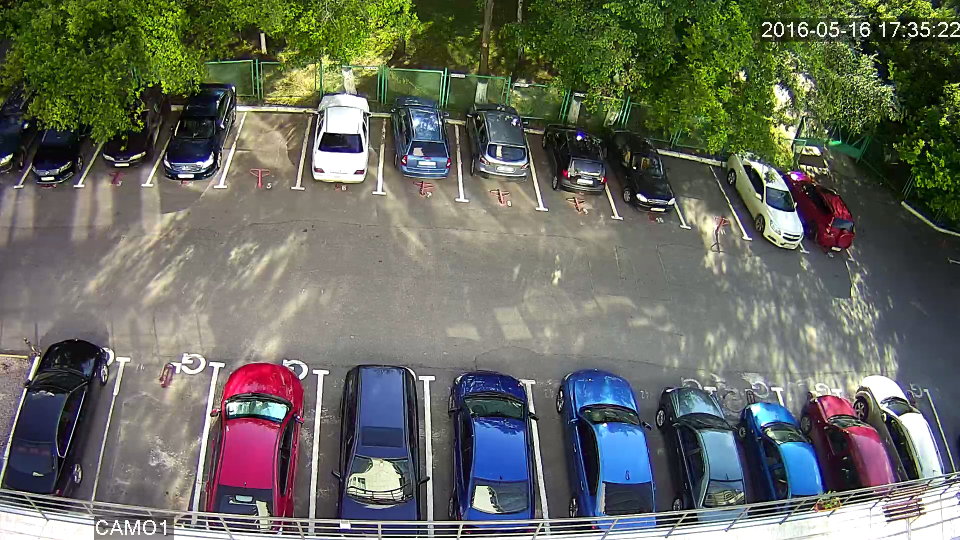
//> input picture camera1/20160516_173523.png, 1920 x 1080 px (shown at 1/2 size)
$ ./conturingOutputIT ../camera1/20160516_173523.png   (built with g++ and OpenCV 4)
//> lines starting //> are read from the running program, lines starting //| are printed output that depends on the picture; after the words box and inside, x2 and y2 are one past the last pixel; in counts of white or black regions, pixels touching at a corner belong together
### clust/recognition.h
#pragma RECOGNITION_H

/****************************************************************************
* 				Akhmedov Rolan -- rolan.kharkiv@gmail.com					*
*						18 May 2016 -- version 0.9							*
* 		CV approach is based on k-means clustering and ... conturing		*
*			Open source lib is in use: OpenCV (GNU Licence GPLv2)			*
****************************************************************************/

#include "opencv2/highgui/highgui.hpp"
#include "opencv2/imgproc/imgproc.hpp"

class Recognition {
public:
	Recognition(short unsigned conturThresh = 200);
	cv::Mat buildConturs(cv::Mat image);
	cv::Mat buildCluster(cv::Mat image);

	void setImgScale(short unsigned val);
	short unsigned getImgScale();

	void setClusteringAttemps(short unsigned val);
	short unsigned getClusteringAttemps();

	void setClusteringIterations(unsigned val);
	unsigned getClusteringIterations();

	void setClusteringEps(double val);
	double getClusteringEps();

private:
	cv::Mat minimize(cv::Mat src, int scale);

	const static short unsigned clusterNum = 2;
	short unsigned conturThresh;
	short unsigned imgScale;
	short unsigned clusteringAttemps;
	unsigned clusteringIterations;
	double clusteringEps;
};

### parking/spot.h
#pragma once

/********************************************************************
*			Akhmedov Rolan -- rolan.kharkiv@gmail.com				*
*					19 May 2016 -- version 0.9						*
* 						Parking Spot Entity							*
********************************************************************/

#include <vector>
#include <string>
#include "opencv2/highgui/highgui.hpp"

enum SpotStatus {vacant, busy, unknown};

class Spot {
public:
	Spot(unsigned num, std::vector<cv::Point> ctr, std::string gps);
	void setDefaultFill(unsigned pixelCount);
	void setStatus(SpotStatus sts);
	void track();
	void untrack();

	unsigned getDefaultFill();
	std::string getGPS();
	std::vector<cv::Point> getCountur();
	unsigned getNumber();
	bool isTrackable();
	SpotStatus getStatus();

private:
	unsigned defaultFill;
	std::vector<cv::Point> countur;
	unsigned number;
	bool trackable;
	SpotStatus status;
	std::string gpsLocation;
};

### parking/camera.h
#pragma once

/********************************************************************
*			Akhmedov Rolan -- rolan.kharkiv@gmail.com				*
*					18 May 2016 -- version 0.9						*
* 	Camera object stores all the data about a part of the parking	*
*	All coverd spots can be managed only by one camera (v.0.9)		*
********************************************************************/

#include <list>
#include <iterator>
#include "spot.h"
#include "opencv2/highgui/highgui.hpp"
#include "opencv2/imgproc/imgproc.hpp"

class Camera {
public:
	Camera(unsigned num, std::list<Spot> spotConfiguration,
		std::vector<std::vector<cv::Point> > roadMask);

	unsigned getID();
	std::vector<unsigned> getSpotNumbers();
	SpotStatus getSpotStatus(unsigned spotNum);
	std::string getSpotGPS(unsigned spotNum);
	std::vector<cv::Point> getSpotContour(unsigned spotNum);
	unsigned getDefaultFill(unsigned spotNum);
	void setSpotStatus(unsigned spotNum, SpotStatus sts);
	// RoadStatus getRoadStatus(); TODO: not implemented
	// getVideoStream(); TODO: not implemented
	// getSpotStatusMask(); TODO: not implemented
private:
	std::vector<std::vector<cv::Point> > roadCountur;
	std::list<Spot> spotEntity;
	unsigned number;
};

### clust/imgutils.h
#pragma once

/********************************************************************
*			Akhmedov Rolan -- rolan.kharkiv@gmail.com				*
*					18 May 2016 -- version 0.9						*
* 		Some usefull utils for parking video monitoring system		*
*		Open source lib is in use: OpenCV (GNU Licence GPLv2)		*
********************************************************************/

#include "opencv2/highgui/highgui.hpp"
#include "opencv2/imgproc/imgproc.hpp"
#include "opencv2/imgcodecs.hpp"
#include "../parking/camera.h"

struct Conturs {
	// [7 lines left out: function Conturs, not called in this run]
	cv::Mat edges;
	std::vector<cv::Vec4i> hierarchy;
	std::vector<std::vector<cv::Point> > location;
};

class ImgUtils {
public:
	static cv::Mat minimize(cv::Mat src, int scale);
	static void drowSpotStatus(Camera cam1, cv::Mat *screen, int markerSize = 15);
	static cv::Point2f getCounturCenter(std::vector<cv::Point> countur);
	static bool isPointInside(cv::Point dot, std::vector<cv::Point> countur);
	// color can be any exapt black
	static cv::Mat drawConturs(Conturs contours);
	static cv::Mat drawConturs(Conturs contours, cv::Scalar color);
};

### test/conturingOutputIT.cpp
#include "../clust/imgutils.h"
#include "../clust/recognition.h"
#include "opencv2/highgui/highgui.hpp"
#include "opencv2/imgproc/imgproc.hpp"
#include <iostream>

int main(int argc, char* argv[])
{

	int conturThresh = 471;
	cv::Mat edges;
	cv::Mat loadedImage = cv::imread(argv[1]);
//> loadedImage is the input picture: 1080 rows x 1920 cols, CV_8UC3; mean B, G, R 95.5, 106.1, 103.1

	cv::cvtColor( loadedImage, loadedImage, CV_BGR2GRAY );
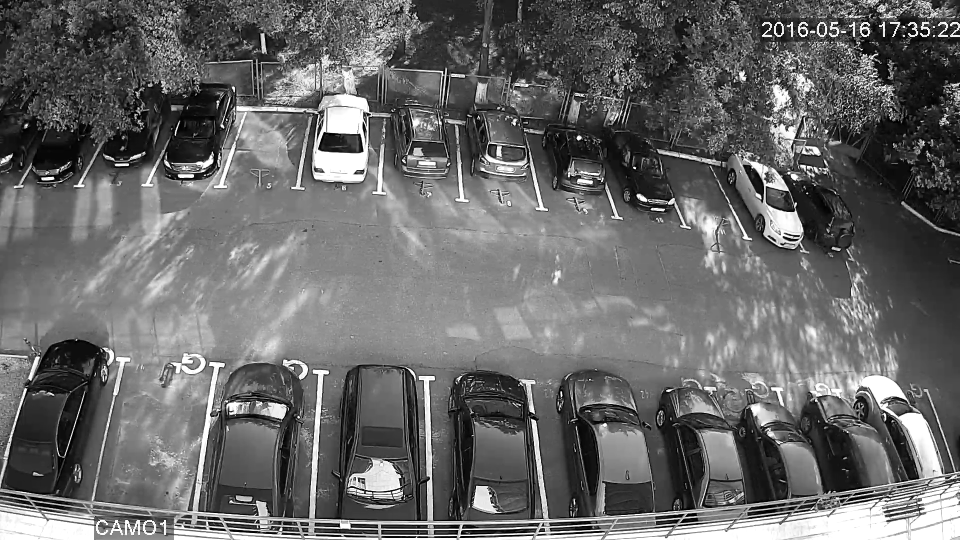
//> loadedImage: 1080 rows x 1920 cols, CV_8UC1 (shown at 1/2 size); min 0, max 255, mean 104
	cv::blur( loadedImage, loadedImage, cv::Size(3,3) );
	cv::Canny( loadedImage, edges, conturThresh, conturThresh*2, 3 );
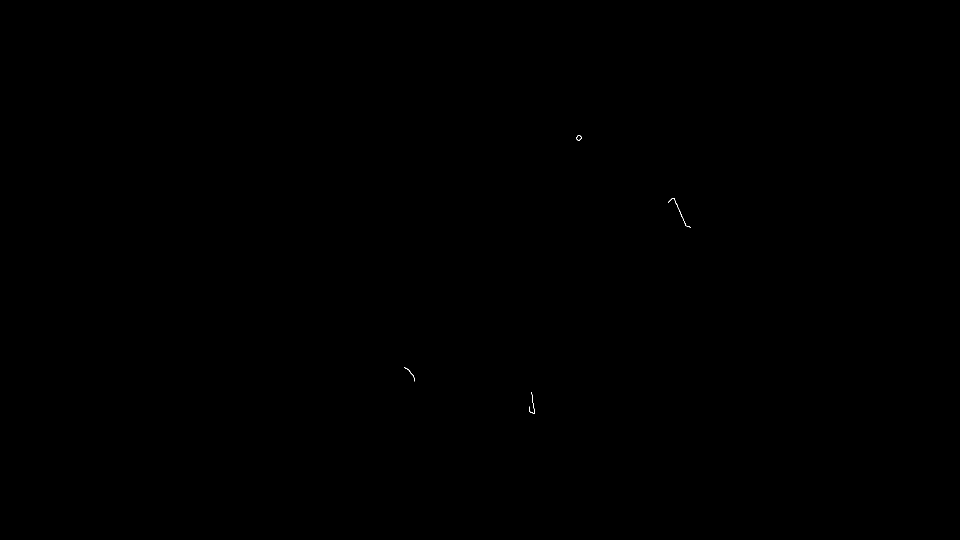
//> edges: 1080 rows x 1920 cols, CV_8UC1 (shown at 1/2 size); 0.01% white in thin lines or dots, all inside (x1, y1, x2, y2) = (808, 270, 1382, 828)

	std::vector<std::vector<cv::Point> > contours;
	std::vector<cv::Vec4i> hierarchy;
	cv::findContours( edges, contours, hierarchy, CV_RETR_EXTERNAL,
		CV_CHAIN_APPROX_SIMPLE, cv::Point(0, 0) );
//> contours = 4 contours, 2 with area under 20; largest, box (x1, y1, x2, y2) and area: (1153, 270, 1164, 281) 74, (1337, 396, 1382, 456) 23

	cv::RNG rng(12345); // seed
	cv::Mat drawing = cv::Mat::zeros( edges.size(), CV_8UC3 );
	for( int i = 0; i< contours.size(); i++ )
	{
		cv::Scalar color = cv::Scalar( rng.uniform(0, 255), rng.uniform(0,255),
			rng.uniform(0,255) );
		cv::drawContours( drawing, contours, i, color) /*, 2, 8,
			contours.hierarchy, 0, cv::Point() )*/ ;
	}
//> this loop made 4 passes

	cv::waitKey(0);
	return 0;
}

$ run again, on camera1/20160518_120915.png
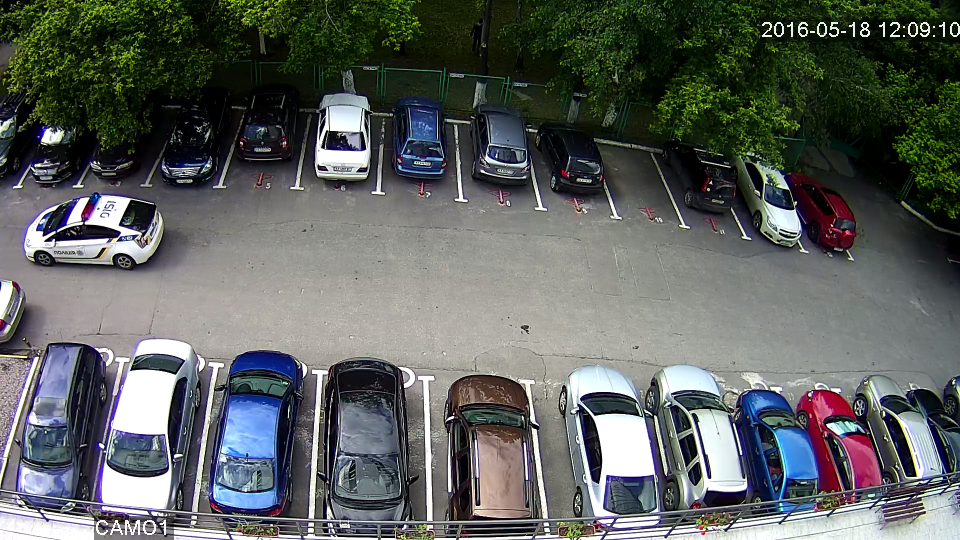
//> input picture camera1/20160518_120915.png, 1920 x 1080 px (shown at 1/2 size)
//> loadedImage is the input picture: 1080 rows x 1920 cols, CV_8UC3; mean B, G, R 93.9, 96.8, 92.6
//> `cv::cvtColor( loadedImage, loadedImage, CV_BGR2GRAY );`:
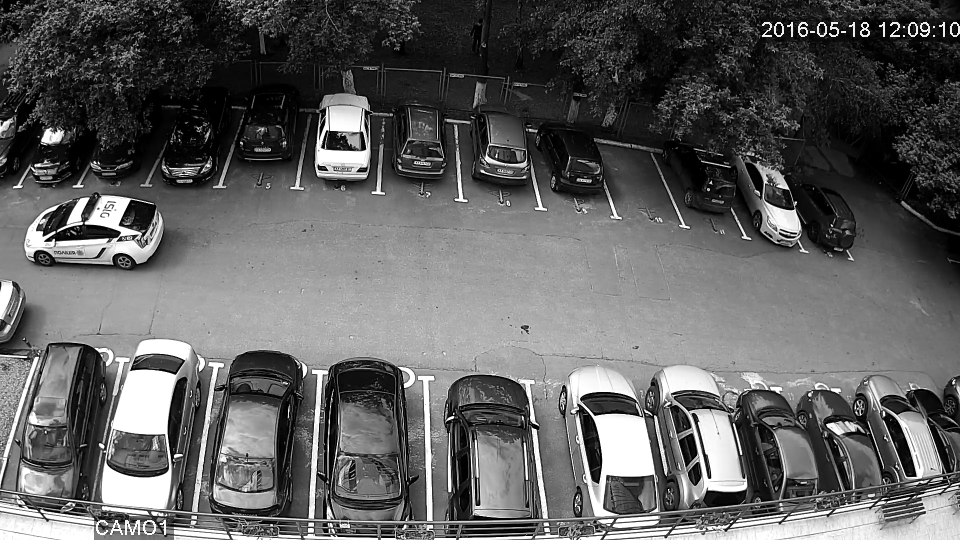
//> loadedImage: 1080 rows x 1920 cols, CV_8UC1 (shown at 1/2 size); min 0, max 255, mean 95.2
//> `cv::Canny( loadedImage, edges, conturThresh, conturThresh*2, 3 );`:
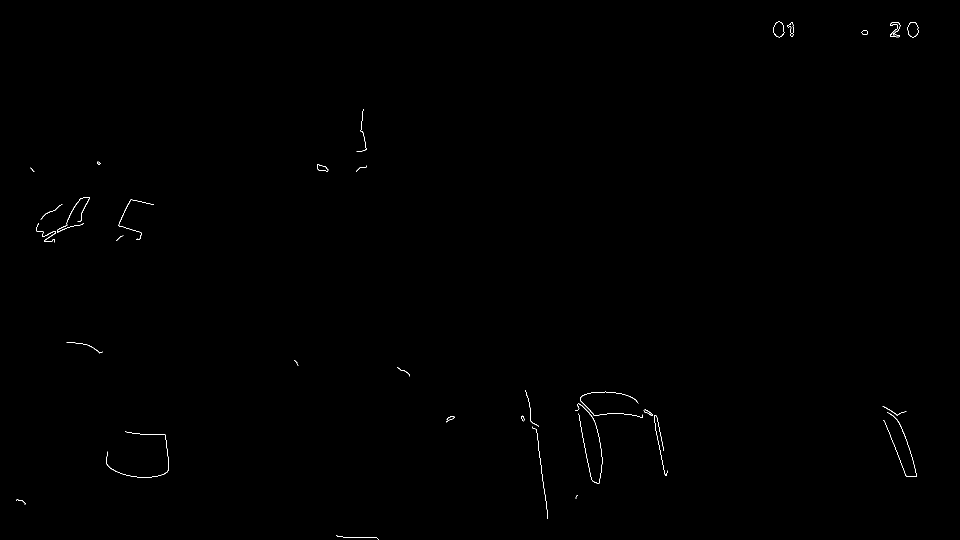
//> edges: 1080 rows x 1920 cols, CV_8UC1 (shown at 1/2 size); 0.18% white in thin lines or dots
//> contours = 33 contours, 18 with area under 20; largest, box (x1, y1, x2, y2) and area: (1815, 44, 1837, 75) 510, (1547, 43, 1569, 75) 505, (1780, 44, 1801, 75) 266, (1574, 44, 1587, 74) 156, (1723, 60, 1736, 70) 88
//> the loop `for( int i = 0; i< contours.size(); i++ )` made 33 passes

$ run again, on camera1/20160518_190646.png
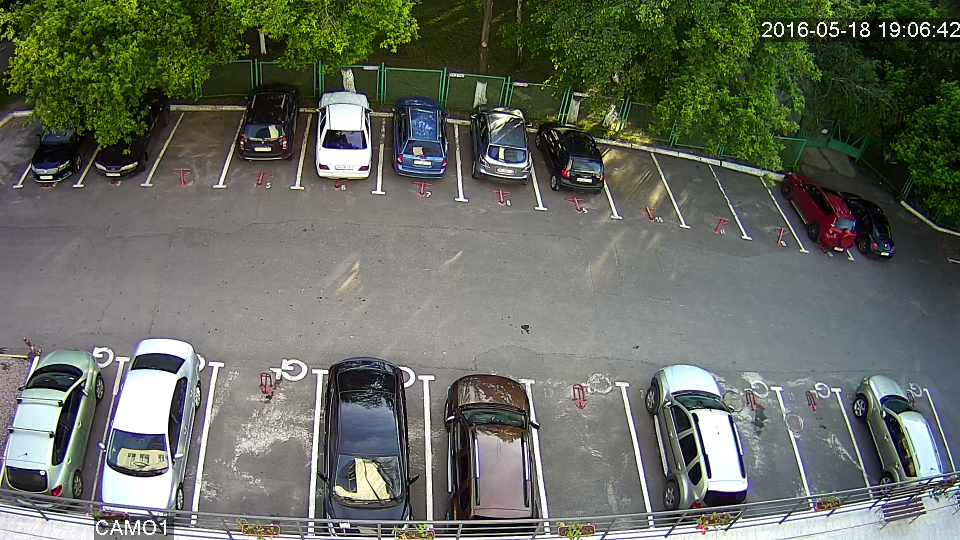
//> input picture camera1/20160518_190646.png, 1920 x 1080 px (shown at 1/2 size)
//> loadedImage is the input picture: 1080 rows x 1920 cols, CV_8UC3; mean B, G, R 95.6, 106.4, 101.5
//> `cv::cvtColor( loadedImage, loadedImage, CV_BGR2GRAY );`:
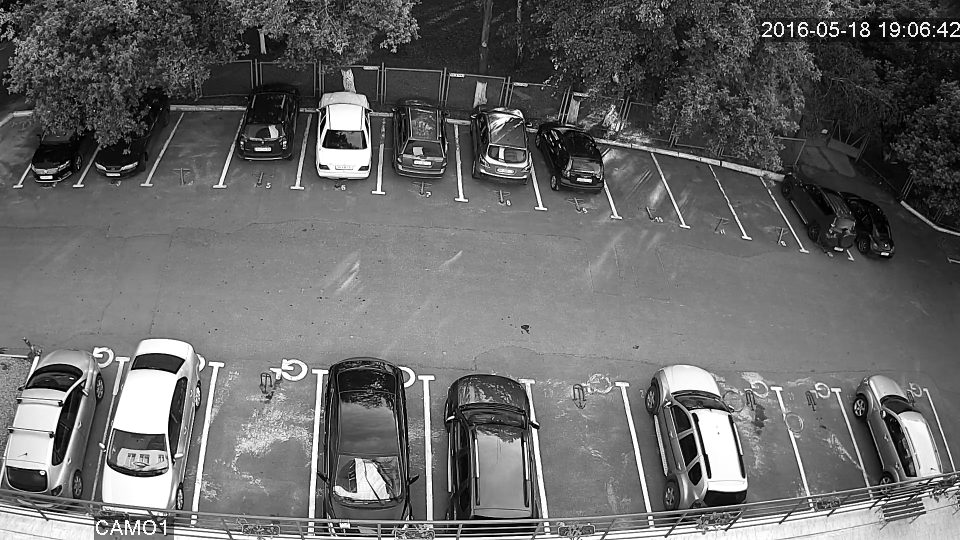
//> loadedImage: 1080 rows x 1920 cols, CV_8UC1 (shown at 1/2 size); min 0, max 255, mean 103.7
//> `cv::Canny( loadedImage, edges, conturThresh, conturThresh*2, 3 );`:
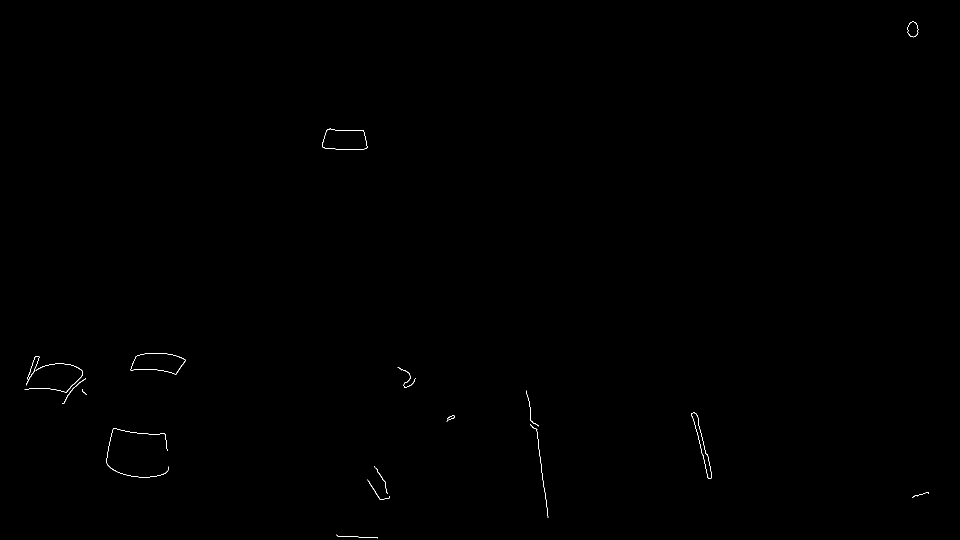
//> edges: 1080 rows x 1920 cols, CV_8UC1 (shown at 1/2 size); 0.12% white in thin lines or dots
//> contours = 17 contours, 7 with area under 20; largest, box (x1, y1, x2, y2) and area: (261, 706, 371, 749) 3164, (1383, 825, 1423, 958) 1098, (1815, 43, 1837, 75) 502, (49, 727, 166, 785) 49, (124, 757, 172, 808) 37
//> the loop `for( int i = 0; i< contours.size(); i++ )` made 17 passes

$ run again, on camera1/20160519_134003.png
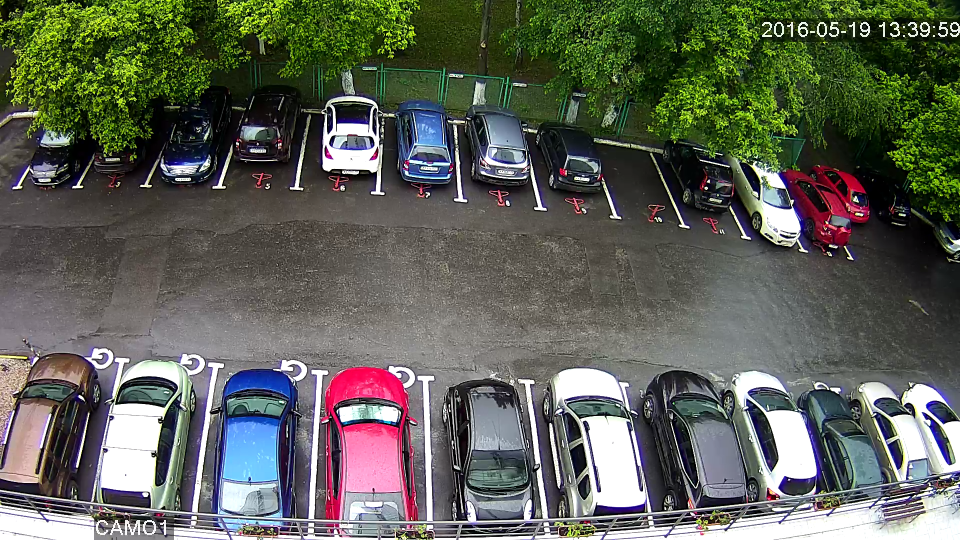
//> input picture camera1/20160519_134003.png, 1920 x 1080 px (shown at 1/2 size)
//> loadedImage is the input picture: 1080 rows x 1920 cols, CV_8UC3; mean B, G, R 87.2, 97.5, 94
//> `cv::cvtColor( loadedImage, loadedImage, CV_BGR2GRAY );`:
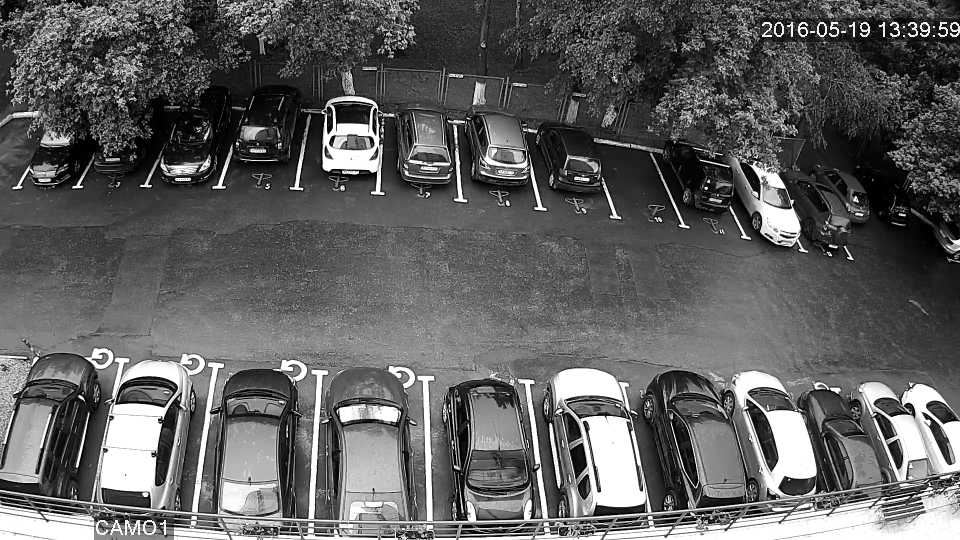
//> loadedImage: 1080 rows x 1920 cols, CV_8UC1 (shown at 1/2 size); min 0, max 255, mean 95.3
//> `cv::Canny( loadedImage, edges, conturThresh, conturThresh*2, 3 );`:
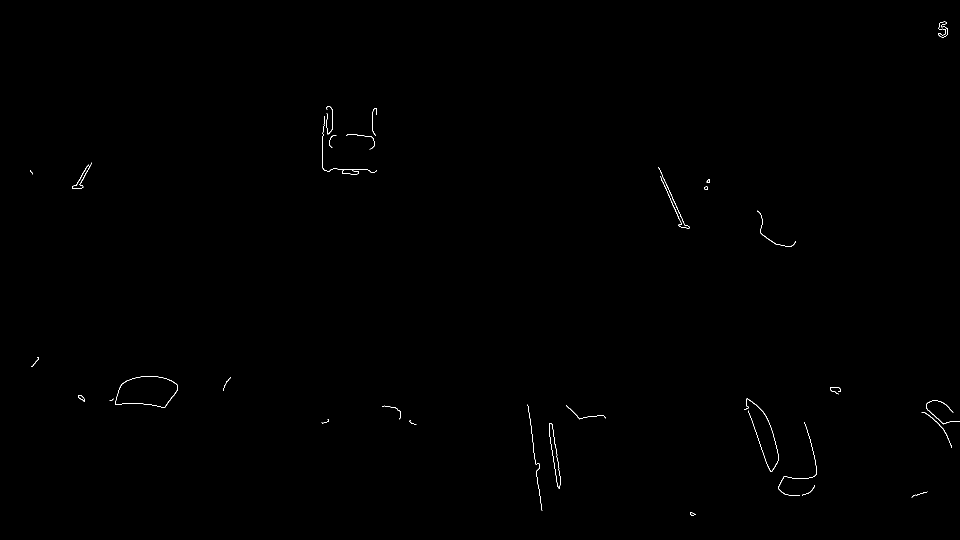
//> edges: 1080 rows x 1920 cols, CV_8UC1 (shown at 1/2 size); 0.18% white in thin lines or dots, all inside (x1, y1, x2, y2) = (60, 43, 1920, 1032)
//> contours = 32 contours, 18 with area under 20; largest, box (x1, y1, x2, y2) and area: (230, 752, 356, 816) 5798, (1098, 846, 1122, 977) 976, (1876, 43, 1896, 75) 279, (156, 790, 170, 803) 81, (1488, 797, 1558, 944) 68
//> the loop `for( int i = 0; i< contours.size(); i++ )` made 32 passes
